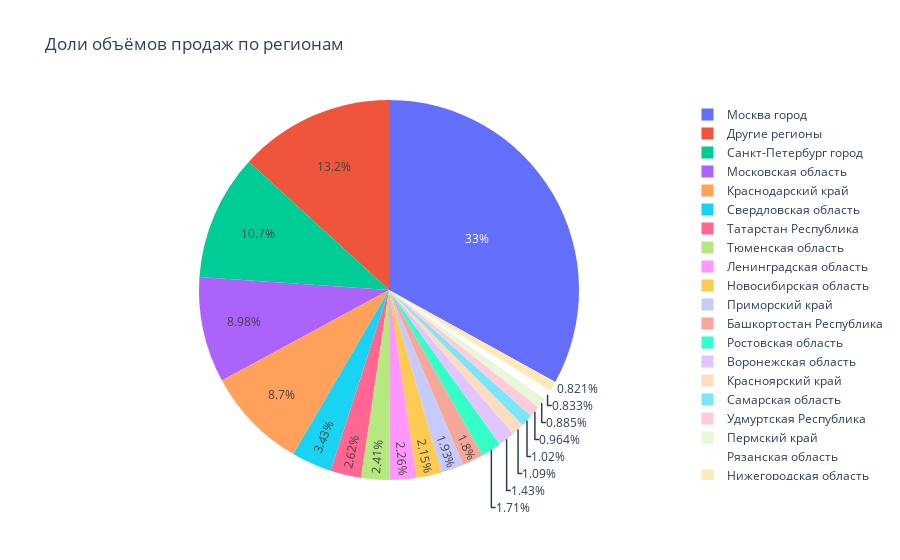

The notebook cell this image was saved under:
### Markdown cell above
Из графика видно, что только самые крупные Города лил регионы оборудованы парковочными местами, но у большинства регионов доля поарковочных мест сугубо мала.

### Code cell
grouped_price.loc[grouped_price['totalPrice'] < 2.e9, 'developer.regRegionDesc'] = 'Другие регионы' # Represent only large countries
fig = px.pie(grouped_price, values='totalPrice', names='developer.regRegionDesc', title='Доли объёмов продаж по регионам')
fig.show()

### Figure 1 — Plotly figure (JSON) as saved in the notebook; plotly's stock layout.template omitted (floating-point values rounded to 4 significant figures)
{"data": [{"domain": {"x": [0, 1], "y": [0, 1]}, "hovertemplate": "developer.regRegionDesc=%{label}<br>totalPrice=%{value}<extra></extra>", "labels": ["Другие регионы", "Другие регионы", "Другие регионы", "Другие регионы", "Другие регионы", "Другие регионы", "Башкортостан Республика", "Другие регионы", "Другие регионы", "Другие регионы", "Другие регионы", "Другие регионы", "Другие регионы", "Воронежская область", "Другие регионы", "Другие регионы", "Другие регионы", "Другие регионы", "Другие регионы", "Другие регионы", "Другие регионы", "Другие регионы", "Другие регионы", "Другие регионы", "Другие регионы", "Другие регионы", "Другие регионы", "Другие регионы", "Другие регионы", "Другие регионы", "Другие регионы", "Другие регионы", "Краснодарский край", "Красноярский край", "Другие регионы", "Другие регионы", "Другие регионы", "Ленинградская область", "Другие регионы", "Другие регионы", "Другие регионы", "Другие регионы", "Москва город", "Московская область", "Другие регионы", "Другие регионы", "Нижегородская область", "Другие регионы", "Новосибирская область", "Другие регионы", "Другие регионы", "Другие регионы", "Другие регионы", "Пермский край", "Приморский край", "Другие регионы", "Ростовская область", "Рязанская область", "Самарская область", "Санкт-Петербург город", "Другие регионы", "Другие регионы", "Другие регионы", "Свердловская область", "Другие регионы", "Другие регионы", "Другие регионы", "Другие регионы", "Другие регионы", "Татарстан Республика", "Другие регионы", "Другие регионы", "Другие регионы", "Другие регионы", "Тюменская область", "Удмуртская Республика", "Другие регионы", "Другие регионы", "Другие регионы", "Другие регионы", "Другие регионы", "Другие регионы", "Другие регионы", "Другие регионы", "Другие регионы"], "legendgroup": "", "name": "", "showlegend": true, "type": "pie", "values": [481699348, 64395150, 1629151208, 499139743, 1546850028, 839401143, 4971770084, 339915243, 356946265, 334858676, 740212841, 1296763945, 521117807, 3947272244, 304247726, 13313808, 2068563, 261690198, 314663563, 1279232, 1586536221, 159275890, 1652860580, 32579656, 404524350, 157378248, 35038270, 390944614, 890068367, 462469094, 147736373, 244598957, 23969878532, 3000217507, 1559723585, 355248594, 115216642, 6240449100, 413333826, 0, 305407182, 272513233, 91091818645, 24762648041, 7060100, 0, 2262549598, 95922176, 5914451911, 730223815, 425051085, 394778669, 1719349793, 2439563122, 5333223538, 285358496, 4708972233, 2296556081, 2814386913, 29508489858, 577486481, 867012484, 871315978, 9464554908, 112490115, 184832961, 375807982, 1899816419, 229747244, 7214348582, 356151012, 301557488, 1059477843, 126841151, 6649560057, 2656610659, 551894458, 1456119525, 525379673, 658532522, 1822830859, 96317682, 995687301, 199983557, 740900138]}], "layout": {"legend": {"tracegroupgap": 0}, "title": {"text": "Доли объёмов продаж по регионам"}}}
